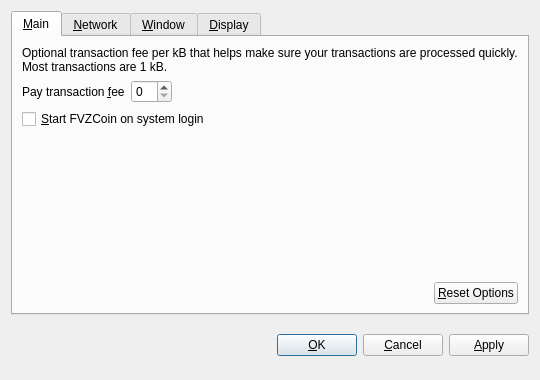
<?xml version="1.0" encoding="UTF-8"?>
<ui version="4.0">
 <class>OptionsDialog</class>
 <widget class="QDialog" name="OptionsDialog">
  <property name="geometry">
   <rect>
    <x>0</x>
    <y>0</y>
    <width>540</width>
    <height>380</height>
   </rect>
  </property>
  <property name="windowTitle">
   <string>Options</string>
  </property>
  <property name="modal">
   <bool>true</bool>
  </property>
  <layout class="QVBoxLayout" name="verticalLayout">
   <item>
    <widget class="QTabWidget" name="tabWidget">
     <property name="tabPosition">
      <enum>QTabWidget::North</enum>
     </property>
     <property name="currentIndex">
      <number>0</number>
     </property>
     <widget class="QWidget" name="tabMain">
      <attribute name="title">
       <string>&amp;Main</string>
      </attribute>
      <layout class="QVBoxLayout" name="verticalLayout_Main">
       <item>
        <widget class="QLabel" name="transactionFeeInfoLabel">
         <property name="text">
          <string>Optional transaction fee per kB that helps make sure your transactions are processed quickly. Most transactions are 1 kB.</string>
         </property>
         <property name="textFormat">
          <enum>Qt::PlainText</enum>
         </property>
         <property name="wordWrap">
          <bool>true</bool>
         </property>
        </widget>
       </item>
       <item>
        <layout class="QHBoxLayout" name="horizontalLayout_1_Main">
         <item>
          <widget class="QLabel" name="transactionFeeLabel">
           <property name="text">
            <string>Pay transaction &amp;fee</string>
           </property>
           <property name="textFormat">
            <enum>Qt::PlainText</enum>
           </property>
           <property name="buddy">
            <cstring>transactionFee</cstring>
           </property>
          </widget>
         </item>
         <item>
          <widget class="BitcoinAmountField" name="transactionFee"/>
         </item>
         <item>
          <spacer name="horizontalSpacer_1_Main">
           <property name="orientation">
            <enum>Qt::Horizontal</enum>
           </property>
           <property name="sizeHint" stdset="0">
            <size>
             <width>40</width>
             <height>20</height>
            </size>
           </property>
          </spacer>
         </item>
        </layout>
       </item>
       <item>
        <widget class="QCheckBox" name="bitcoinAtStartup">
         <property name="toolTip">
          <string>Automatically start FVZCoin after logging in to the system.</string>
         </property>
         <property name="text">
          <string>&amp;Start FVZCoin on system login</string>
         </property>
        </widget>
       </item>
       <item>
        <spacer name="verticalSpacer_Main">
         <property name="orientation">
          <enum>Qt::Vertical</enum>
         </property>
         <property name="sizeHint" stdset="0">
          <size>
           <width>20</width>
           <height>40</height>
          </size>
         </property>
        </spacer>
       </item>
       <item>
        <layout class="QHBoxLayout" name="horizontalLayout_2_Main">
         <item>
          <spacer name="horizontalSpacer_2_Main">
           <property name="orientation">
            <enum>Qt::Horizontal</enum>
           </property>
           <property name="sizeHint" stdset="0">
            <size>
             <width>40</width>
             <height>20</height>
            </size>
           </property>
          </spacer>
         </item>
         <item>
          <widget class="QPushButton" name="resetButton">
           <property name="toolTip">
            <string>Reset all client options to default.</string>
           </property>
           <property name="text">
            <string>&amp;Reset Options</string>
           </property>
           <property name="autoDefault">
            <bool>false</bool>
           </property>
          </widget>
         </item>
        </layout>
       </item>
      </layout>
     </widget>
     <widget class="QWidget" name="tabNetwork">
      <attribute name="title">
       <string>&amp;Network</string>
      </attribute>
      <layout class="QVBoxLayout" name="verticalLayout_Network">
       <item>
        <widget class="QCheckBox" name="mapPortUpnp">
         <property name="toolTip">
          <string>Automatically open the FVZCoin client port on the router. This only works when your router supports UPnP and it is enabled.</string>
         </property>
         <property name="text">
          <string>Map port using &amp;UPnP</string>
         </property>
        </widget>
       </item>
       <item>
        <widget class="QCheckBox" name="connectSocks">
         <property name="toolTip">
          <string>Connect to the FVZCoin network through a SOCKS proxy (e.g. when connecting through Tor).</string>
         </property>
         <property name="text">
          <string>&amp;Connect through SOCKS proxy:</string>
         </property>
        </widget>
       </item>
       <item>
        <layout class="QHBoxLayout" name="horizontalLayout_Network">
         <item>
          <widget class="QLabel" name="proxyIpLabel">
           <property name="text">
            <string>Proxy &amp;IP:</string>
           </property>
           <property name="textFormat">
            <enum>Qt::PlainText</enum>
           </property>
           <property name="buddy">
            <cstring>proxyIp</cstring>
           </property>
          </widget>
         </item>
         <item>
          <widget class="QValidatedLineEdit" name="proxyIp">
           <property name="maximumSize">
            <size>
             <width>140</width>
             <height>16777215</height>
            </size>
           </property>
           <property name="toolTip">
            <string>IP address of the proxy (e.g. 127.0.0.1)</string>
           </property>
          </widget>
         </item>
         <item>
          <widget class="QLabel" name="proxyPortLabel">
           <property name="text">
            <string>&amp;Port:</string>
           </property>
           <property name="textFormat">
            <enum>Qt::PlainText</enum>
           </property>
           <property name="buddy">
            <cstring>proxyPort</cstring>
           </property>
          </widget>
         </item>
         <item>
          <widget class="QLineEdit" name="proxyPort">
           <property name="maximumSize">
            <size>
             <width>55</width>
             <height>16777215</height>
            </size>
           </property>
           <property name="toolTip">
            <string>Port of the proxy (e.g. 9050)</string>
           </property>
          </widget>
         </item>
         <item>
          <widget class="QLabel" name="socksVersionLabel">
           <property name="text">
            <string>SOCKS &amp;Version:</string>
           </property>
           <property name="textFormat">
            <enum>Qt::PlainText</enum>
           </property>
           <property name="buddy">
            <cstring>socksVersion</cstring>
           </property>
          </widget>
         </item>
         <item>
          <widget class="QValueComboBox" name="socksVersion">
           <property name="toolTip">
            <string>SOCKS version of the proxy (e.g. 5)</string>
           </property>
          </widget>
         </item>
         <item>
          <spacer name="horizontalSpacer_Network">
           <property name="orientation">
            <enum>Qt::Horizontal</enum>
           </property>
           <property name="sizeHint" stdset="0">
            <size>
             <width>40</width>
             <height>20</height>
            </size>
           </property>
          </spacer>
         </item>
        </layout>
       </item>
       <item>
        <spacer name="verticalSpacer_Network">
         <property name="orientation">
          <enum>Qt::Vertical</enum>
         </property>
         <property name="sizeHint" stdset="0">
          <size>
           <width>20</width>
           <height>40</height>
          </size>
         </property>
        </spacer>
       </item>
      </layout>
     </widget>
     <widget class="QWidget" name="tabWindow">
      <attribute name="title">
       <string>&amp;Window</string>
      </attribute>
      <layout class="QVBoxLayout" name="verticalLayout_Window">
       <item>
        <widget class="QCheckBox" name="minimizeToTray">
         <property name="toolTip">
          <string>Show only a tray icon after minimizing the window.</string>
         </property>
         <property name="text">
          <string>&amp;Minimize to the tray instead of the taskbar</string>
         </property>
        </widget>
       </item>
       <item>
        <widget class="QCheckBox" name="minimizeOnClose">
         <property name="toolTip">
          <string>Minimize instead of exit the application when the window is closed. When this option is enabled, the application will be closed only after selecting Quit in the menu.</string>
         </property>
         <property name="text">
          <string>M&amp;inimize on close</string>
         </property>
        </widget>
       </item>
       <item>
        <spacer name="verticalSpacer_Window">
         <property name="orientation">
          <enum>Qt::Vertical</enum>
         </property>
         <property name="sizeHint" stdset="0">
          <size>
           <width>20</width>
           <height>40</height>
          </size>
         </property>
        </spacer>
       </item>
      </layout>
     </widget>
     <widget class="QWidget" name="tabDisplay">
      <attribute name="title">
       <string>&amp;Display</string>
      </attribute>
      <layout class="QVBoxLayout" name="verticalLayout_Display">
       <item>
        <layout class="QHBoxLayout" name="horizontalLayout_1_Display">
         <item>
          <widget class="QLabel" name="langLabel">
           <property name="text">
            <string>User Interface &amp;language:</string>
           </property>
           <property name="textFormat">
            <enum>Qt::PlainText</enum>
           </property>
           <property name="buddy">
            <cstring>lang</cstring>
           </property>
          </widget>
         </item>
         <item>
          <widget class="QValueComboBox" name="lang">
           <property name="toolTip">
            <string>The user interface language can be set here. This setting will take effect after restarting FVZCoin.</string>
           </property>
          </widget>
         </item>
        </layout>
       </item>
       <item>
        <layout class="QHBoxLayout" name="horizontalLayout_2_Display">
         <item>
          <widget class="QLabel" name="unitLabel">
           <property name="text">
            <string>&amp;Unit to show amounts in:</string>
           </property>
           <property name="textFormat">
            <enum>Qt::PlainText</enum>
           </property>
           <property name="buddy">
            <cstring>unit</cstring>
           </property>
          </widget>
         </item>
         <item>
          <widget class="QValueComboBox" name="unit">
           <property name="toolTip">
            <string>Choose the default subdivision unit to show in the interface and when sending coins.</string>
           </property>
          </widget>
         </item>
        </layout>
       </item>
       <item>
        <widget class="QCheckBox" name="displayAddresses">
         <property name="toolTip">
          <string>Whether to show FVZCoin addresses in the transaction list or not.</string>
         </property>
         <property name="text">
          <string>&amp;Display addresses in transaction list</string>
         </property>
        </widget>
       </item>
       <item>
        <widget class="QCheckBox" name="coinControlFeatures">
         <property name="toolTip">
          <string>Whether to show coin control features or not.</string>
         </property>
         <property name="text">
          <string>Display coin &amp;control features (experts only!)</string>
         </property>
        </widget>
       </item>
       <item>
        <spacer name="verticalSpacer_Display">
         <property name="orientation">
          <enum>Qt::Vertical</enum>
         </property>
         <property name="sizeHint" stdset="0">
          <size>
           <width>20</width>
           <height>40</height>
          </size>
         </property>
        </spacer>
       </item>
      </layout>
     </widget>
    </widget>
   </item>
   <item>
    <layout class="QHBoxLayout" name="horizontalLayout_Buttons">
     <item>
      <spacer name="horizontalSpacer_1">
       <property name="orientation">
        <enum>Qt::Horizontal</enum>
       </property>
       <property name="sizeHint" stdset="0">
        <size>
         <width>40</width>
         <height>48</height>
        </size>
       </property>
      </spacer>
     </item>
     <item>
      <widget class="QLabel" name="statusLabel">
       <property name="font">
        <font>
         <weight>75</weight>
         <bold>true</bold>
        </font>
       </property>
       <property name="text">
        <string/>
       </property>
       <property name="textFormat">
        <enum>Qt::PlainText</enum>
       </property>
       <property name="wordWrap">
        <bool>true</bool>
       </property>
      </widget>
     </item>
     <item>
      <spacer name="horizontalSpacer_2">
       <property name="orientation">
        <enum>Qt::Horizontal</enum>
       </property>
       <property name="sizeHint" stdset="0">
        <size>
         <width>40</width>
         <height>48</height>
        </size>
       </property>
      </spacer>
     </item>
     <item>
      <widget class="QPushButton" name="okButton">
       <property name="text">
        <string>&amp;OK</string>
       </property>
      </widget>
     </item>
     <item>
      <widget class="QPushButton" name="cancelButton">
       <property name="text">
        <string>&amp;Cancel</string>
       </property>
       <property name="autoDefault">
        <bool>false</bool>
       </property>
      </widget>
     </item>
     <item>
      <widget class="QPushButton" name="applyButton">
       <property name="text">
        <string>&amp;Apply</string>
       </property>
       <property name="autoDefault">
        <bool>false</bool>
       </property>
      </widget>
     </item>
    </layout>
   </item>
  </layout>
 </widget>
 <customwidgets>
  <customwidget>
   <class>BitcoinAmountField</class>
   <extends>QSpinBox</extends>
   <header>bitcoinamountfield.h</header>
  </customwidget>
  <customwidget>
   <class>QValueComboBox</class>
   <extends>QComboBox</extends>
   <header>qvaluecombobox.h</header>
  </customwidget>
  <customwidget>
   <class>QValidatedLineEdit</class>
   <extends>QLineEdit</extends>
   <header>qvalidatedlineedit.h</header>
  </customwidget>
 </customwidgets>
 <resources/>
 <connections/>
</ui>
